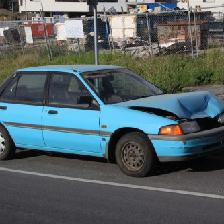
#> input picture Car-crash-detection-and-policy-checker-master/test/images/1193_jpeg.rf.d591a557acb8add885b9aa3733fc8754.jpg, 224 x 224 px
$ python -i quality.py   (imports and definitions only)
#> lines starting #> are read from the running program, lines starting #| are printed output that depends on the picture
"""Image-quality gate used before expensive CV inference."""

from pathlib import Path

from PIL import Image, ImageChops, ImageFilter, ImageStat

from claimvision.schemas import ImageQualityResult
from config import IMAGE_MIN_BRIGHTNESS, IMAGE_MIN_HEIGHT, IMAGE_MIN_WIDTH


class ImageQualityChecker:
    """Reject images that are clearly unsuitable for reliable damage detection."""

    def __init__(
        self,
        min_width: int = IMAGE_MIN_WIDTH,
        min_height: int = IMAGE_MIN_HEIGHT,
        min_brightness: float = IMAGE_MIN_BRIGHTNESS,
        min_sharpness: float = 2.0,
    ):
        self.min_width = min_width
        self.min_height = min_height
        self.min_brightness = min_brightness
        self.min_sharpness = min_sharpness

    def check(self, image_path: str | Path) -> ImageQualityResult:
        reasons: list[str] = []
        metrics: dict[str, float] = {}

        try:
            with Image.open(image_path) as source:
#> source is the input picture: PIL image 224x224 RGB; mean R, G, B 85.3, 98, 101.1
                image = source.convert("L")
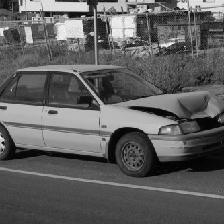
#> image: PIL image 224x224 L; min 0, max 252, mean 94.6
                width, height = image.size
#> width = 224; height = 224
                metrics["width"] = float(width)
                metrics["height"] = float(height)

                brightness = float(ImageStat.Stat(image).mean[0])
#> brightness = 94.58
                metrics["brightness"] = round(brightness, 2)

                # Mean absolute high-frequency difference is a simple blur proxy.
                blurred = image.filter(ImageFilter.GaussianBlur(radius=2))
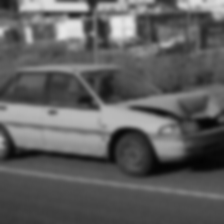
#> blurred: PIL image 224x224 L; min 3, max 232, mean 94.6
                high_frequency = ImageChops.difference(image, blurred)
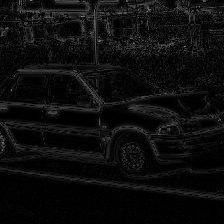
#> high_frequency: PIL image 224x224 L; min 0, max 136, mean 13.2
                sharpness = float(ImageStat.Stat(high_frequency).mean[0])
#> sharpness = 13.21
                metrics["sharpness_proxy"] = round(sharpness, 3)

                if width < self.min_width or height < self.min_height:
                    reasons.append(
                        f"Image resolution is too low ({width}x{height}); "
                        f"minimum is {self.min_width}x{self.min_height}."
                    )
                if brightness < self.min_brightness:
                    reasons.append("Image is extremely dark.")
                if sharpness < self.min_sharpness:
                    reasons.append("Image may be too blurred for reliable damage detection.")

        except Exception as exc:
            return ImageQualityResult(False, 0.0, [f"Unable to read image: {exc}"])

        valid = not reasons
#> valid = False
        score = max(0.0, 1.0 - 0.30 * len(reasons))
#> score = 0.7
        return ImageQualityResult(valid, round(score, 3), reasons, metrics)

>>> result = ImageQualityChecker().check('../../Car-crash-detection-and-policy-checker-master/test/images/1193_jpeg.rf.d591a557acb8add885b9aa3733fc8754.jpg')

$ run again, on Car-crash-detection-and-policy-checker-master/test/images/1315_jpeg.rf.b2eea1d2b2c050a09fd1feed75367320.jpg
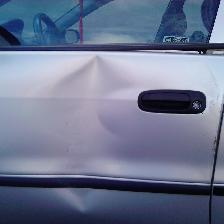
#> input picture Car-crash-detection-and-policy-checker-master/test/images/1315_jpeg.rf.b2eea1d2b2c050a09fd1feed75367320.jpg, 224 x 224 px
#> in check, source is the input picture: PIL image 224x224 RGB; mean R, G, B 108.7, 117.7, 143.7
#> in check, `image = source.convert("L")`:
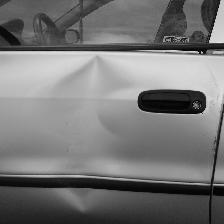
#> image: PIL image 224x224 L; min 1, max 233, mean 118
#> brightness = 118
#> in check, `high_frequency = ImageChops.difference(image, blurred)`:
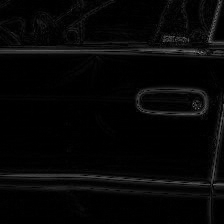
#> high_frequency: PIL image 224x224 L; min 0, max 133, mean 6.4
#> sharpness = 6.38
